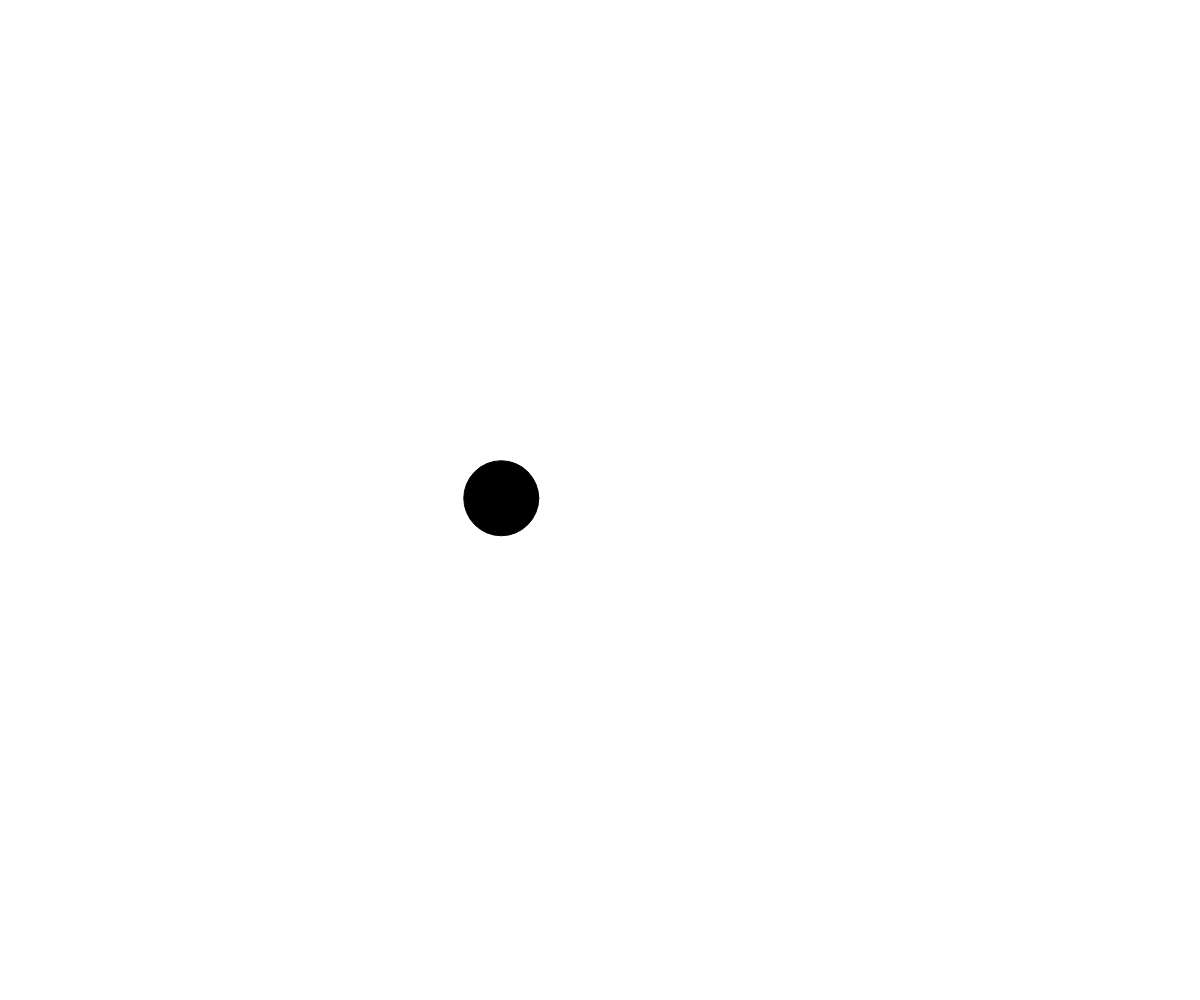
Frame 1 (no input)
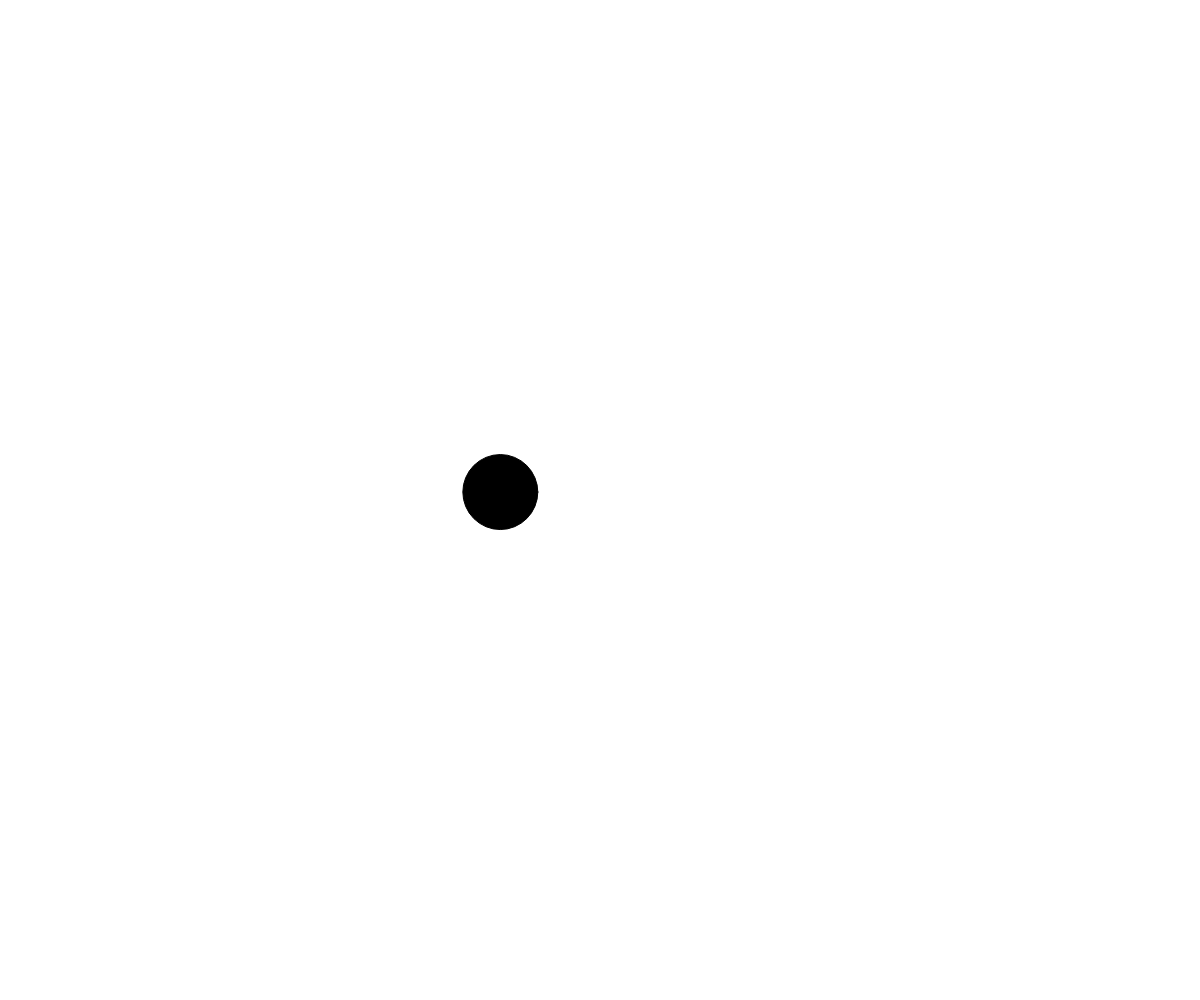
Frame 60 (no input)
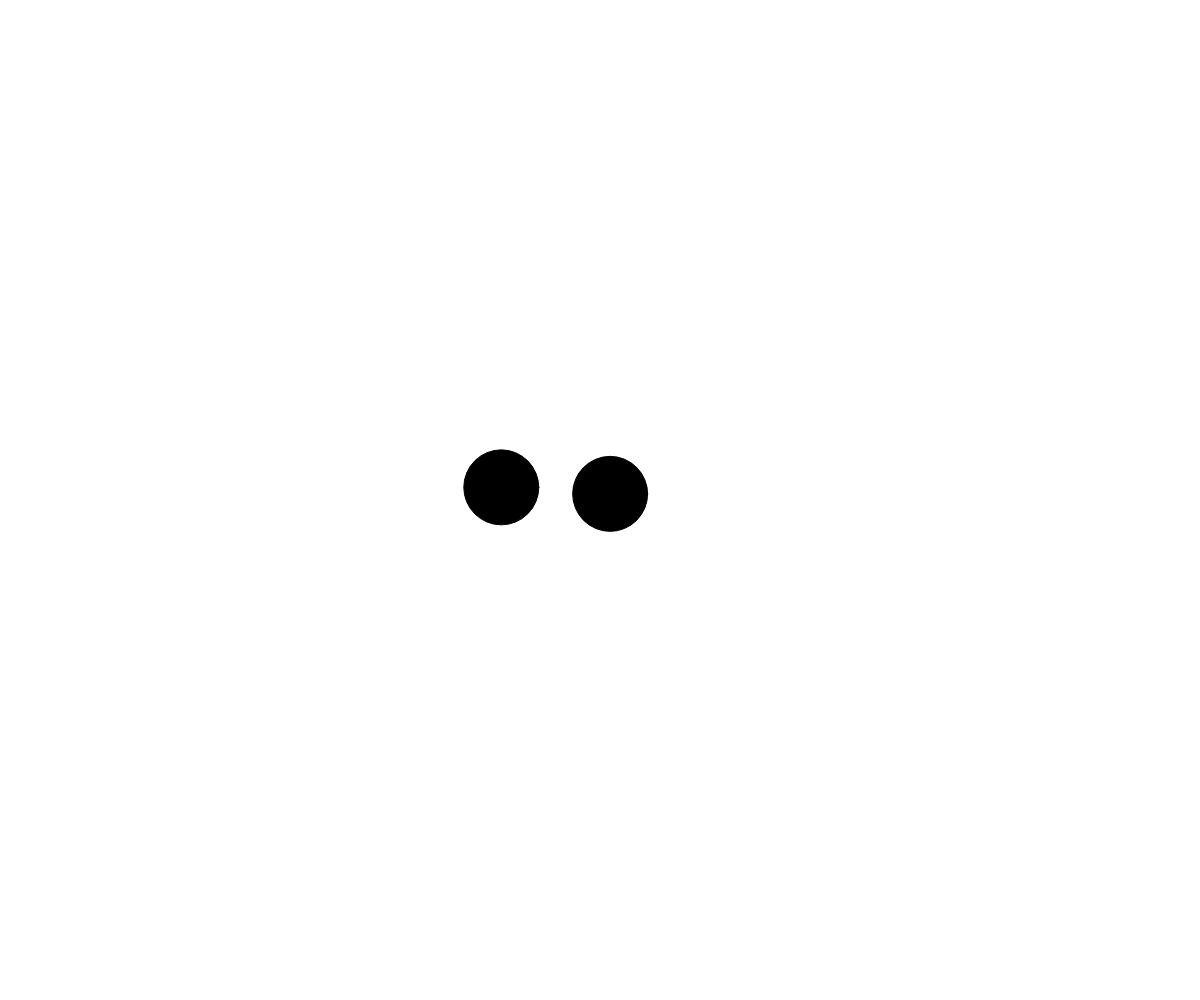
Frame 120 (the mouse pressed at the canvas centre since frame 60)

The p5.js sketch that drew these frames (run headless with seeded random() and noise() and a simulated clock; from frame 60 on, the mouse is pressed at the canvas centre):

// p5.js sketch
// ── sketch.js
// Ball Loop Thingy
// Xyre Abelanes
// April 16

let ballArray = [];

// let myBall;
// let anotherBall;
// let thirdBall;


function setup() {
  createCanvas(windowWidth, windowHeight);
  ballArray.push(new Ball(500, 500))
  // myBall = new Ball(300, 400);
  // anotherBall = new Ball(300, 600);
  // thirdBall = new Ball(500, 500);
}

function draw() {
  background(255);

  for (let i = 0; i < ballArray.length; i++) {
    ballArray[i].jiggle();
    ballArray[i].display();
  }
  // myBall.jiggle();
  // anotherBall.jiggle();
  //
  // myBall.display();
  // anotherBall.display();
  // thirdBall.display();
}

function mousePressed() {
  ballArray.push(new Ball(mouseX, mouseY));
}

class Ball {
  constructor(x, y) {
    this.x = x;
    this.y = y;
    this.radius = 75;
  }

  display() {
    fill(0);
    ellipse(this.x,this.y,this.radius);
  }

  jiggle() {
    this.x += random(-3, 3);
    this.y += random(-3, 3);
  }

  moveTo(x, y) {
    this.x = x;
    this.y = y;
  }
}
